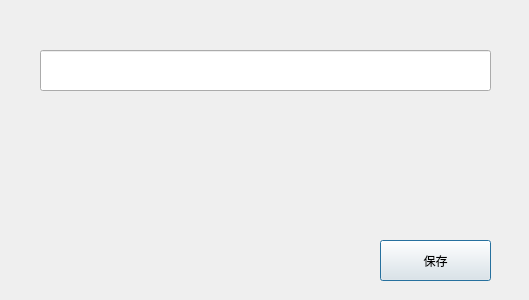
<?xml version="1.0" encoding="UTF-8"?>
<ui version="4.0">
 <class>SettingDlg</class>
 <widget class="QDialog" name="SettingDlg">
  <property name="geometry">
   <rect>
    <x>0</x>
    <y>0</y>
    <width>529</width>
    <height>300</height>
   </rect>
  </property>
  <property name="windowTitle">
   <string>Dialog</string>
  </property>
  <widget class="QPushButton" name="save">
   <property name="geometry">
    <rect>
     <x>380</x>
     <y>240</y>
     <width>111</width>
     <height>41</height>
    </rect>
   </property>
   <property name="text">
    <string>保存</string>
   </property>
  </widget>
  <widget class="QLineEdit" name="gamePath">
   <property name="geometry">
    <rect>
     <x>40</x>
     <y>50</y>
     <width>451</width>
     <height>41</height>
    </rect>
   </property>
  </widget>
 </widget>
 <resources/>
 <connections/>
</ui>
